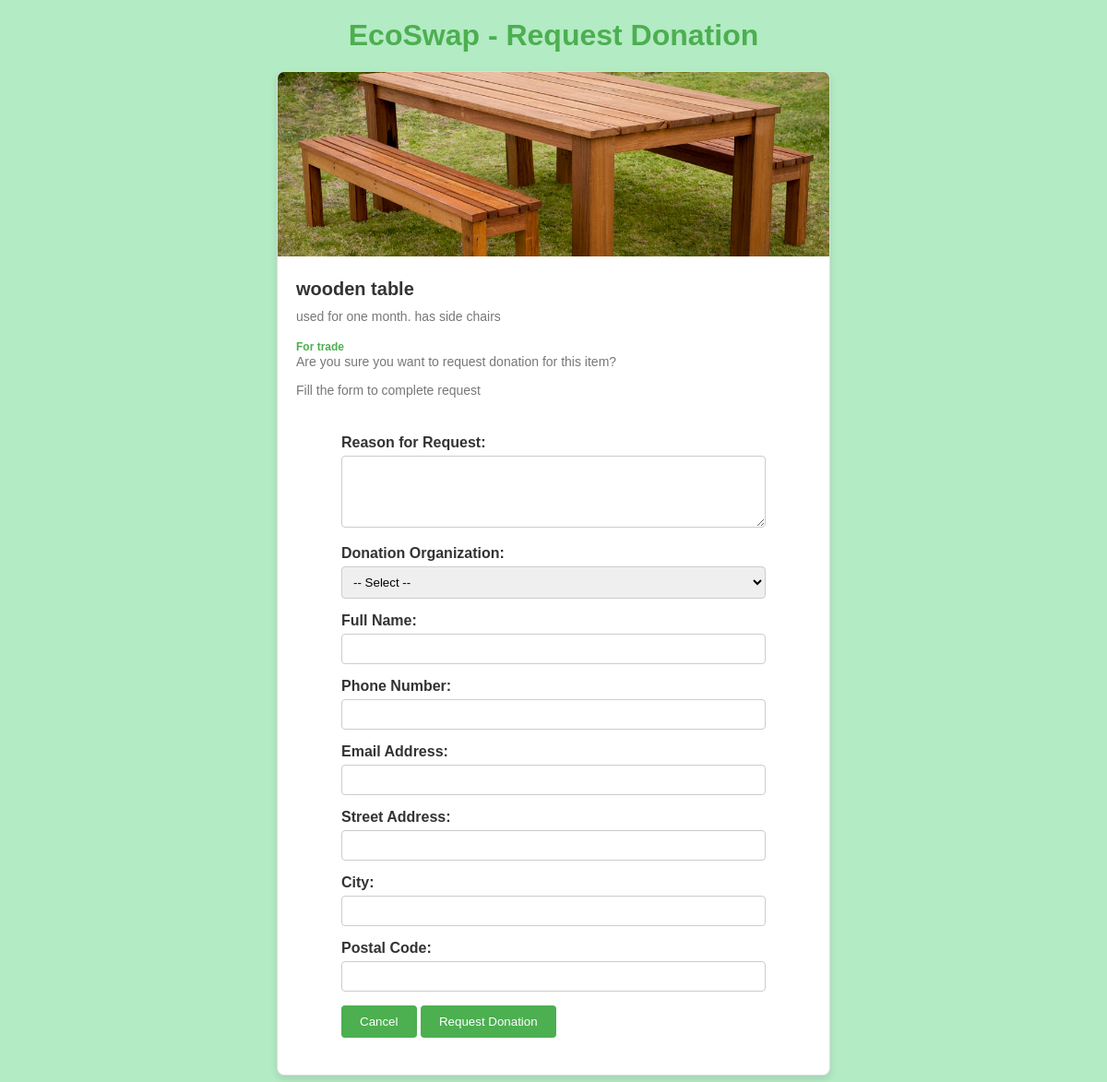
The app's page /item/donate/2/ with its own data.
### Ecoswap/models.py (models this page shows, shortened)
class Item(models.Model):
    TRADE = 'trade'
    DONATE = 'donate'
    CATEGORY_CHOICES = [
        (DONATE, 'Donation'),
        (TRADE, 'Trade'),
    ]
    STATUS_CHOICES = [
        ('pending', 'Pending'),
        ('approved', 'Approved'),
    ]
    name = models.CharField(max_length=100)
    description = models.TextField()
    category = models.CharField(max_length=10, choices=CATEGORY_CHOICES)
    owner = models.ForeignKey(settings.AUTH_USER_MODEL, on_delete=models.CASCADE)
    image = models.ImageField(upload_to='items_images/', blank=True, null=True, default='images/default-image.png')
    created_at = models.DateTimeField(auto_now_add=True)
    approved = models.BooleanField(default=False)
    condition = models.CharField(max_length=50, default='Good')  # e.g., New, Good, Fair, Poor
    status = models.CharField(max_length=50, default='Available')  # e.g., Available, Not Available
    item_status = models.CharField(max_length=10, choices=STATUS_CHOICES, default='pending')
    created_at = models.DateTimeField(auto_now_add=True)

### Ecoswap/views.py (the view)
# urls.py: path('item/donate/<int:item_id>/', views.donate_item, name='donate_item'),
def donate_item(request, item_id):
    item = get_object_or_404(Item, id=item_id)
    if request.method == "POST":
        return HttpResponseRedirect(reverse('item_list'))
    return render(request, 'donation.html', {'item': item})

### Ecoswap/templates/donation.html (shortened to what this page needs)
<!DOCTYPE html>
<html lang="en">
<head>
</head>
<body>
    <header>
        <h1>EcoSwap - Request Donation</h1>
    </header>
    <div class="item-list">
        <div class="item-card">
            <img src="{{ item.image.url }}" alt="{{ item.name }}">
            <div class="content">
                <h3>{{ item.name }}</h3>
                <p>{{ item.description }}</p>
                <span class="category">For {{ item.category }}</span>
                <p>Are you sure you want to request donation for this item?</p>
                <p>Fill the form to complete request</p>
                <form method="POST" action="">
                    <label for="reason">Reason for Request:</label>
                    <textarea id="reason" name="reason" rows="4" required></textarea>
                    <label for="organization">Donation Organization:</label>
                    <select id="organization" name="organization" required>
                        <option value="">-- Select --</option>
                    </select>
                    <label for="full_name">Full Name:</label>
                    <input type="text" id="full_name" name="full_name" required>
                    <label for="phone">Phone Number:</label>
                    <input type="tel" id="phone" name="phone" required>
                    <label for="email">Email Address:</label>
                    <input type="email" id="email" name="email" required>
                    <label for="address">Street Address:</label>
                    <input type="text" id="address" name="address" required>
                    <label for="city">City:</label>
                    <input type="text" id="city" name="city" required>
                    <label for="postal_code">Postal Code:</label>
                    <input type="text" id="postal_code" name="postal_code" required>
                   <div>
                   <button type="button" onclick="window.location.href='{% url 'user_dashboard' %}'"> Cancel</button>
                    <button type="submit">Request Donation</button>
                    </div>
                </form>
            </div>
        </div>
    </div>
</body>
</html>

### Ecoswap/templates/donation.html (style rules this page uses)
* { margin: 0; padding: 0; box-sizing: border-box; }
body { font-family: 'Arial', sans-serif; background-color: #b3ebc4; color: #333; padding: 20px; }
header { text-align: center; margin-bottom: 20px; }
h1 { color: #4CAF50; }
.item-list { display: flex; justify-content: center; }
.item-card { background-color: #fff; border: 1px solid #ddd; border-radius: 8px; overflow: hidden; box-shadow: 0 4px 8px rgba(0, 0, 0, 0.1); width: 100%; max-width: 600px; transition: transform 0.3s; }
.item-card img { width: 100%; height: 200px; object-fit: cover; }
.item-card .content { padding: 20px; }
.item-card .content h3 { font-size: 20px; color: #333; margin-bottom: 10px; }
.item-card .content p { font-size: 14px; color: #777; margin-bottom: 15px; }
.item-card .content .category { font-size: 12px; color: #4CAF50; font-weight: bold; }
button { background-color: #4CAF50; color: white; border: none; padding: 10px 20px; border-radius: 4px; cursor: pointer; transition: background-color 0.3s; }
form { margin-top: 20px; max-width: 500px; margin-left: auto; margin-right: auto; background-color: #fff; padding: 20px; border-radius: 8px; }
label { display: block; margin-bottom: 5px; font-weight: bold; }
input, textarea, select { width: 100%; padding: 8px; margin-bottom: 15px; border: 1px solid #ccc; border-radius: 4px; }

### records on screen
Item: image (picture), name "wooden table", description "used for one month. has side chairs", category "trade"
